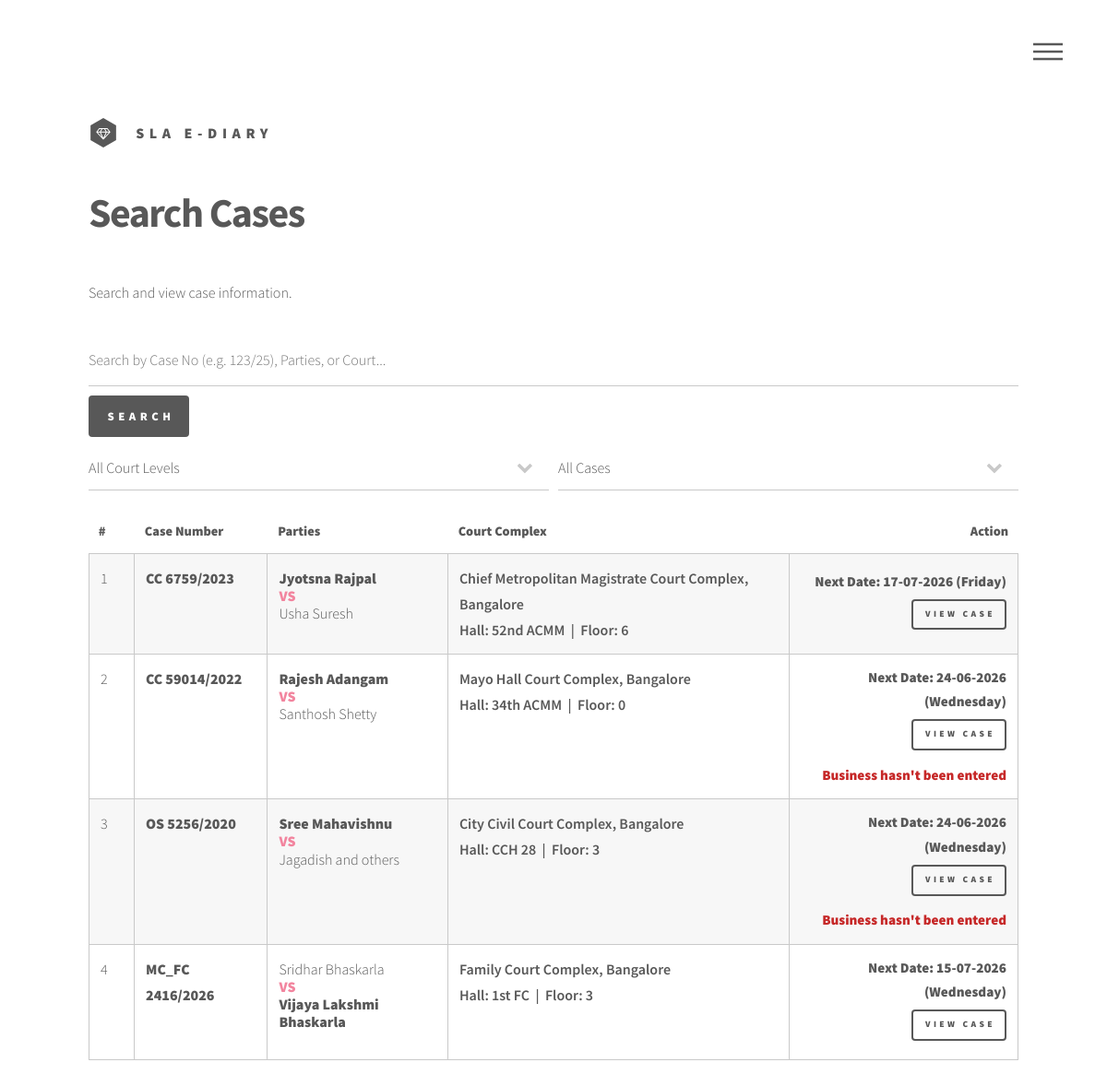
The app's page /search/ (signed in) with its own data.
### main/models.py (models this page shows, shortened)
class Case(models.Model):
    jurisdiction = models.CharField(max_length=20, choices=Jurisdiction.choices, default=None)
    court_level = models.CharField(max_length=20, choices=CourtLevel.choices)
    court = models.CharField(max_length=100)
    court_hall = models.CharField(max_length=100)
    floor = models.IntegerField()
    case_type = models.CharField(max_length=100)
    case_number = models.CharField(max_length=100)
    case_year = models.IntegerField()
    party_1 = models.CharField(max_length=100)
    party_1_type = models.CharField(max_length=20, choices=Party1Type.choices)
    party_2 = models.CharField(max_length=100)
    party_2_type = models.CharField(max_length=20, choices=Party2Type.choices)
    representing = models.CharField(max_length=100)
    representing_parties = models.CharField(max_length=100, default='1')
    party_1_total = models.IntegerField(default=1)
    party_2_total = models.IntegerField(default=1)
    disposed = models.BooleanField(default=False)
    @property
    def represents_party_1(self):
        return self.representing == self.party_1_type
    @property
    def represents_party_2(self):
        return self.representing == self.party_2_type

### main/views.py (the view)
# urls.py: path('search/', case_search, name='search_cases'),
@login_required
def case_search(request):
    query = request.GET.get('q', '').strip()
    court_level = request.GET.get('court_level', '')
    disposed_filter = request.GET.get('disposed', '')
    cases = search_cases(query=query, court_level=court_level, disposed=disposed_filter)
    case_list = list(cases)
    def sort_key(case):
        last_entry = case.diary_entries.order_by('-previous_date').first()
        if last_entry is None:
            return (0, -case.id)
        return (1, last_entry.previous_date.isoformat(), -case.id)
    case_list.sort(key=sort_key, reverse=True)
    for case in case_list:
        case.court_display_name = COURT_LABELS.get(case.court, case.court)
        last_entry = case.diary_entries.order_by('-next_date').first()
        if last_entry:
            case.next_date = last_entry.next_date
            case.prev_date = last_entry.previous_date
        else:
            case.next_date = None
            case.prev_date = None
    return render(request, 'main/search_cases.html', {
        'today': datetime.date.today(), 'cases': case_list, 'query': query, 'court_labels': COURT_LABELS,
        'court_level_choices': CourtLevel.choices,
        'selected_court_level': court_level, 'selected_disposed': disposed_filter,
    })

### main/services.py (called while the page is built, shortened)
def search_cases(
    query: str = "",
    court_level: str = "",
    disposed: str = "",
) -> QuerySet[Case]:
    from django.db.models import Q
    cases = Case.objects.all()
    if court_level:
        cases = cases.filter(court_level=court_level)
    if disposed == 'active':
        cases = cases.filter(disposed=False)
    elif disposed == 'disposed':
        cases = cases.filter(disposed=True)
    return cases

### templates/main/search_cases.html (shortened to what this page needs)
{% extends 'base.html' %}
{% load static %}
{% block content %}
<div id="main">
    <div class="inner">
        <h1>Search Cases</h1>
        <p>Search and view case information.</p>
        <section>
            <form method="GET" action="{% url 'search_cases' %}" style="margin-bottom: 2rem;">
                <div style="display: flex; gap: 10px; flex-wrap: wrap;">
                    <input type="text" name="q" id="query" value="{{ query|default:'' }}"
                           placeholder="Search by Case No (e.g. 123/25), Parties, or Court..."
                           style="flex-grow: 1; height: 3.5rem; min-width: 200px;">
                    <input type="submit" value="Search" class="primary">
                </div>
                <div style="display: flex; gap: 10px; flex-wrap: wrap; margin-top: 10px;">
                    <select name="court_level" onchange="this.form.submit()" style="flex: 1; min-width: 140px;">
                        <option value="">All Court Levels</option>
                    </select>
                    <select name="disposed" onchange="this.form.submit()" style="flex: 1; min-width: 120px;">
                        <option value="">All Cases</option>
                    </select>
                </div>
            </form>
        </section>
        <section>
            <div class="table-wrapper">
                <table class="alt">
                    <thead>
                        <tr>
                            <th style="width: 50px;">#</th>
                            <th>Case Number</th>
                            <th>Parties</th>
                            <th>Court Complex</th>
                            <th style="text-align: right;">Action</th>
                        </tr>
                    </thead>
                    <tbody>
                        {% for case in cases %}
                        <tr class="case-row" style="cursor: pointer;" onclick="window.location='{% url 'diary_entry_case' case.id %}';">
                            <td>{{ forloop.counter }}</td>
                            <td>
                                <strong>{{ case.case_type }} {{ case.case_number }}/{{ case.case_year }}</strong>
                            </td>
                            <td>
                                {% if case.represents_party_1 %}<strong>{{ case.party_1 }}</strong>{% else %}<span>{{ case.party_1 }}</span>{% endif %}
                                <br/>
                                <span style="color: #f2849e; font-weight: 900;">VS</span>
                                <br/>
                                {% if case.represents_party_2 %}<strong>{{ case.party_2 }}</strong>{% else %}<span>{{ case.party_2 }}</span>{% endif %}
                            </td>
                            <td>
                                <span style="font-weight: 600;">{{ case.court_display_name }}</span>
                                <br/>
                                <span style="color: #585858; font-weight: 600;">Hall: {{ case.court_hall }} &nbsp;|&nbsp; Floor: {{ case.floor }}</span>
                            </td>
                            <td style="text-align: right; vertical-align: middle;">
                                {% if case.next_date %}
                                <div style="font-size: 0.95rem; margin-bottom: 0.35rem;"><strong>Next Date: {{ case.next_date|date:"d-m-Y" }} ({{ case.next_date|date:"l" }})</strong></div>
                                {% endif %}
                                <a href="{% url 'diary_entry_case' case.id %}" class="button small">View Case</a>
                                {% if case.next_date and today > case.next_date %}
                                <div style="font-size: 0.95rem; margin-top: 0.35rem; color: #c62828;"><strong>Business hasn't been entered</strong></div>
                                {% endif %}
                            </td>
                        </tr>
                        {% endfor %}
                    </tbody>
                </table>
            </div>
        </section>
    </div>
</div>
{% endblock %}

### templates/main/search_cases.html (style rules this page uses)
.case-row td { transition: color 0.2s ease; }
.case-row td:nth-child(3) { line-height: 1.2; padding-top: 1rem; padding-bottom: 1rem; }

### records on screen
Case: case_type "CC", case_number "6759", case_year "2023", party_1 "Jyotsna Rajpal", party_2 "Usha Suresh", court_display_name "Chief Metropolitan Magistrate Court Complex, Bangalore", court_hall "52nd ACMM", floor "6", next_date "17-07-2026", next_date "Friday"
Case: case_type "CC", case_number "59014", case_year "2022", party_1 "Rajesh Adangam", party_2 "Santhosh Shetty", court_display_name "Mayo Hall Court Complex, Bangalore", court_hall "34th ACMM", floor "0", next_date "24-06-2026", next_date "Wednesday", shows "Business hasn't been entered"
Case: case_type "OS", case_number "5256", case_year "2020", party_1 "Sree Mahavishnu", party_2 "Jagadish and others", court_display_name "City Civil Court Complex, Bangalore", court_hall "CCH 28", floor "3", next_date "24-06-2026", next_date "Wednesday", shows "Business hasn't been entered"
Case: case_type "MC_FC", case_number "2416", case_year "2026", party_1 "Sridhar Bhaskarla", party_2 "Vijaya Lakshmi Bhaskarla", court_display_name "Family Court Complex, Bangalore", court_hall "1st FC", floor "3", next_date "15-07-2026", next_date "Wednesday"
